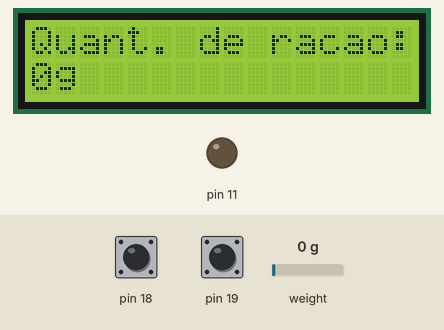
Simulated run of this sketch. Board: Arduino Mega 2560, built with avr-gcc and run on an emulated ATmega2560. Shown: 16×2 character LCD, output pins drawn as LEDs (lit = HIGH). The test bench sets the inputs (shaded band); at power-on: pin 18 HIGH, pin 19 HIGH, weight on the scale 0 g. What the sketch prints to the serial monitor is not drawn.

Above: at 1.9 s.
2.0 s: pin 18 pulled LOW for 0.75 s
At 3.4 s:
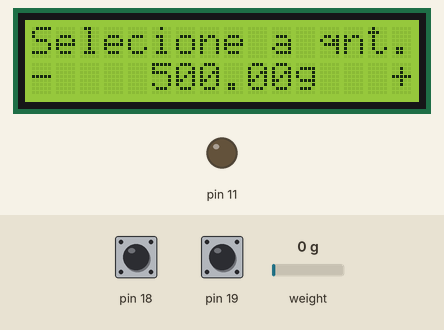
4.2 s: pin 18 pulled LOW for 1 s
At 5.9 s:
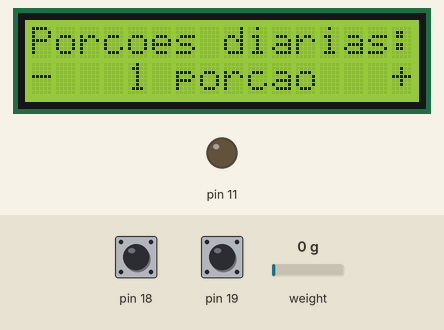
6.7 s: pin 19 pulled LOW for 0.75 s
At 8.2 s:
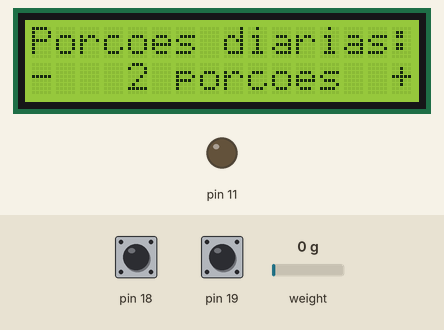
8.9 s: pin 19 pulled LOW for 1 s
At 10.6 s:
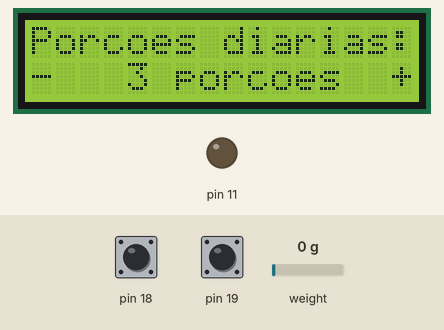
11.4 s: pin 18 pulled LOW for 3.2 s
At 15.4 s:
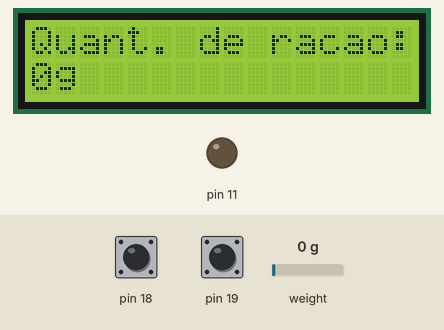
17.9 s: weight on the scale set to 1250 g
At 19.3 s:
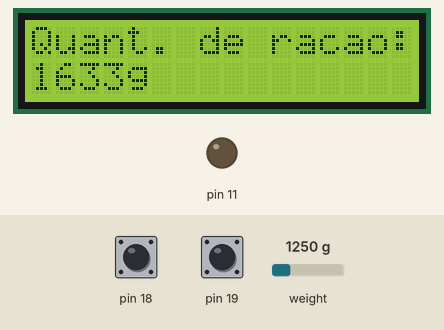
Timing chart, 0 to 20.7 s (numbered marks = the images above; inputs shaded):
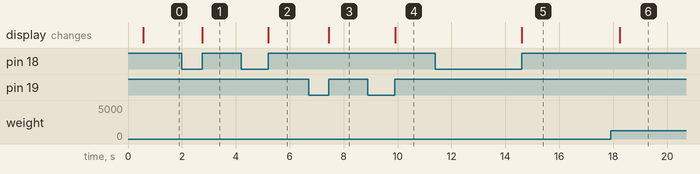

Measured:
- after the input at 2.0 s, the display: changes after 0.76 s (image 1)
- after the input at 4.2 s, the display: changes after 1.0 s (image 2)
- after the input at 6.7 s, the display: changes after 0.76 s (image 3)
- after the input at 8.9 s, the display: changes after 1.0 s (image 4)
- after the input at 11.4 s, the display: changes after 3.2 s (image 5)
- after the input at 17.9 s, the display: changes after 0.34 s (image 6)

The sketch:

mestre.ino
```cpp
#include <avr/io.h>
#include <avr/interrupt.h>
#include <util/delay.h>
#include <LiquidCrystal.h>
#include "HX711.h"

LiquidCrystal lcd(13, 12, 5, 4, 14, 15);
volatile int mode = 0;
volatile float abast_racao = 500;
volatile int porcao = 1;
volatile bool manual = 0;
volatile unsigned long lastDebounceTime = 0;
volatile unsigned long debounceDelay = 50;
volatile unsigned long servoChangeTime = 0;
volatile unsigned long potBelowThresholdTime = 0;
const unsigned long servoChangeDelay = 10000;  // 10 segundos
const unsigned long potBelowThresholdDelay = 10000; // 10 segundos

const int LOADCELL_DOUT_PIN = 21;
const int LOADCELL_SCK_PIN = 20;
long peso = 0;
long novoPeso = 0;
long refZero = -1116;
long variacao = 54; //para 168g
long extraZero = 0;
int pegarVar = 0;

HX711 scale;

void sendMessage(char data) {
  while (!(UCSR0A & (1 << UDRE0)));
  UDR0 = data;
}

void ADC_Init() {
    // Configura o conversor analógico-digital (ADC)
    ADCSRA = (1 << ADEN) | (1 << ADPS2) | (1 << ADPS1);  // Habilita o ADC, ajusta o fator de divisão de clock para 64
    ADMUX = (1 << REFS0);  // Define a referência de tensão para AVCC
}

uint16_t ADC_Read(uint8_t channel) {
    // Realiza a leitura do canal especificado
    ADMUX = (ADMUX & 0xF8) | (channel & 0x07);
    ADCSRA |= (1 << ADSC);  // Inicia a conversão
    while (ADCSRA & (1 << ADSC));  // Aguarda a conversão ser concluída
    return ADC;
}

void setupInterrupts() {
    EICRA = 0b00000011;
    EIMSK |= (1 << INT3);
    EIMSK |= (1 << INT2);

    sei();
}

// Interrupção p/ armazenar aferição
ISR(INT3_vect) {
    if ((millis() - lastDebounceTime) > debounceDelay) {
        mode++;
        if (mode > 2) {
            mode = 0;
        }
        while (!(PIND & (1 << PIND3))) {
            delay(100);
        }
        lastDebounceTime = millis();
    }
}

// Interrupção p/ armazenar aferição
ISR(INT2_vect) {
    if ((millis() - lastDebounceTime) > debounceDelay) {
        if (mode == 0) {
          manual=1;
        } else if (mode == 1) {
            abast_racao = abast_racao + 50;
        } else if (mode == 2) {
            porcao = porcao + 1;
            if (porcao > 5) {
                porcao = 1;
            }
        }

        if (abast_racao > 1000) {
            abast_racao = 0;
        }
        while (!(PIND & (1 << PIND2))) {
            delay(100);
        }
        lastDebounceTime = millis();
    }
}


int main(){
  init();
  scale.begin(LOADCELL_DOUT_PIN, LOADCELL_SCK_PIN);
  sei();
  lcd.begin(16, 2);
  lcd.clear();
  DDRB = 0b11100000;  // Configura o pino 11 como saída para o servo
  PORTB = 0b00011111;

  PORTD |= (1 << PD3); // pullup botao pin 2
  PORTD |= (1 << PD2); // pullup botao pin 2
  UBRR0 = 103;
  UCSR0A = 0;
  UCSR0B = (1 << RXEN0) | (1 << TXEN0);
  UCSR0C = (1 << UCSZ01) | (1 << UCSZ00);
  ADC_Init();
  setupInterrupts();

    while (1) {
        // Leitura do valor do potenciômetro no pino A0 (canal 0)
        //uint16_t pot_value = ADC_Read(0);

         if (scale.is_ready()) {

        //long peso = scale.read()/1000;
        peso = scale.read_average(5)/1000;
        //variacao = peso - refZero;
        //long x = peso - (-1141400);

        if(pegarVar == 0){

          extraZero = (168*(peso - refZero) / variacao);

          if(peso > refZero){
            extraZero = extraZero*-1;
          }

          //variacao = variacao + extraZero;

          pegarVar = 1;

          }

        novoPeso = (168*(peso - refZero) / variacao) + extraZero;

        if(peso <= -1115 || novoPeso < 0){
          novoPeso = 0;
        }

      }

        // Defina a posição do servo com base no valor do potenciômetro
        if (novoPeso > (abast_racao)) {
            // OCR1A = 5000;  // Posição 2 (por exemplo, 180 graus)
            sendMessage('2');
            potBelowThresholdTime = 0; // reinicia o contador quando potenciômetro está acima de 10
        } else if (novoPeso < 10) {
            if (potBelowThresholdTime == 0) {
                potBelowThresholdTime = millis();
            } else if ((millis() - potBelowThresholdTime > potBelowThresholdDelay)||manual==1) {
                // Servo só se move após 10 segundos abaixo de 10
                sendMessage('1');
                servoChangeTime = millis();
                manual=0;
                potBelowThresholdTime = 0; // reinicia o contador
            }
        }else{
              potBelowThresholdTime = 0; // reinicia o contador quando potenciômetro está acima de 10
        }

        if (mode == 0) {
            lcd.setCursor(0, 0);
            lcd.print("Quant. de racao:");
            lcd.setCursor(0, 1);
            lcd.print(int(novoPeso));
            lcd.print("g                 ");
        } else if (mode == 1) {
            lcd.setCursor(0, 0);
            lcd.print("Selecione a qnt.");
            lcd.setCursor(0, 1);
            lcd.print("-    ");
            lcd.print(abast_racao);
            lcd.print("g   +");
        } else if (mode == 2) {
            lcd.setCursor(0, 0);
            lcd.print("Porcoes diarias:       ");
            lcd.setCursor(0, 1);
            lcd.print("-   ");
            lcd.print(porcao);
            if (porcao == 1) {
                lcd.print(" porcao   +");
            } else {
                lcd.print(" porcoes  +");
            }
        }

        _delay_ms(100);  // Pequeno atraso
    }
}
```
